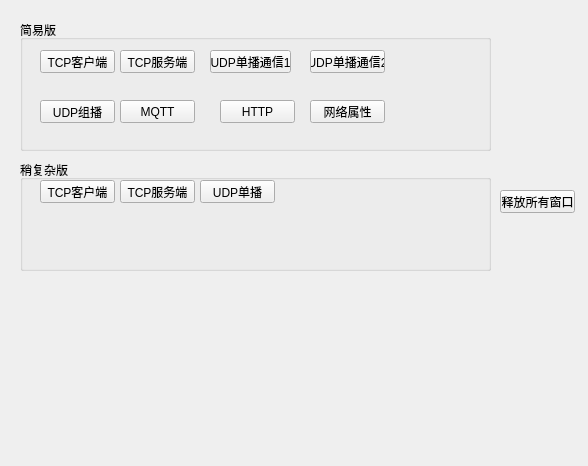
<?xml version="1.0" encoding="UTF-8"?>
<ui version="4.0">
 <class>Widget</class>
 <widget class="QWidget" name="Widget">
  <property name="geometry">
   <rect>
    <x>0</x>
    <y>0</y>
    <width>588</width>
    <height>466</height>
   </rect>
  </property>
  <property name="windowTitle">
   <string>Widget</string>
  </property>
  <widget class="QPushButton" name="pushButton">
   <property name="geometry">
    <rect>
     <x>500</x>
     <y>190</y>
     <width>75</width>
     <height>23</height>
    </rect>
   </property>
   <property name="text">
    <string>释放所有窗口</string>
   </property>
  </widget>
  <widget class="QGroupBox" name="groupBox">
   <property name="geometry">
    <rect>
     <x>20</x>
     <y>20</y>
     <width>471</width>
     <height>131</height>
    </rect>
   </property>
   <property name="title">
    <string>简易版</string>
   </property>
   <widget class="QPushButton" name="but_simpleTcpClient">
    <property name="geometry">
     <rect>
      <x>20</x>
      <y>30</y>
      <width>75</width>
      <height>23</height>
     </rect>
    </property>
    <property name="text">
     <string>TCP客户端</string>
    </property>
   </widget>
   <widget class="QPushButton" name="but_simpleTcpServer">
    <property name="geometry">
     <rect>
      <x>100</x>
      <y>30</y>
      <width>75</width>
      <height>23</height>
     </rect>
    </property>
    <property name="text">
     <string>TCP服务端</string>
    </property>
   </widget>
   <widget class="QPushButton" name="but_simpleUdp">
    <property name="geometry">
     <rect>
      <x>190</x>
      <y>30</y>
      <width>81</width>
      <height>23</height>
     </rect>
    </property>
    <property name="text">
     <string>UDP单播通信1</string>
    </property>
   </widget>
   <widget class="QPushButton" name="but_simpleUdp_2">
    <property name="geometry">
     <rect>
      <x>290</x>
      <y>30</y>
      <width>75</width>
      <height>23</height>
     </rect>
    </property>
    <property name="text">
     <string>UDP单播通信2</string>
    </property>
   </widget>
   <widget class="QPushButton" name="but_simpleUdpGroup">
    <property name="geometry">
     <rect>
      <x>20</x>
      <y>80</y>
      <width>75</width>
      <height>23</height>
     </rect>
    </property>
    <property name="text">
     <string>UDP组播</string>
    </property>
   </widget>
   <widget class="QPushButton" name="pushButton_6">
    <property name="geometry">
     <rect>
      <x>100</x>
      <y>80</y>
      <width>75</width>
      <height>23</height>
     </rect>
    </property>
    <property name="text">
     <string>MQTT</string>
    </property>
   </widget>
   <widget class="QPushButton" name="pushButton_7">
    <property name="geometry">
     <rect>
      <x>200</x>
      <y>80</y>
      <width>75</width>
      <height>23</height>
     </rect>
    </property>
    <property name="text">
     <string>HTTP</string>
    </property>
   </widget>
   <widget class="QPushButton" name="but_property">
    <property name="geometry">
     <rect>
      <x>290</x>
      <y>80</y>
      <width>75</width>
      <height>23</height>
     </rect>
    </property>
    <property name="text">
     <string>网络属性</string>
    </property>
   </widget>
  </widget>
  <widget class="QGroupBox" name="groupBox_2">
   <property name="geometry">
    <rect>
     <x>20</x>
     <y>160</y>
     <width>471</width>
     <height>111</height>
    </rect>
   </property>
   <property name="title">
    <string>稍复杂版</string>
   </property>
   <widget class="QPushButton" name="pushButton_3">
    <property name="geometry">
     <rect>
      <x>180</x>
      <y>20</y>
      <width>75</width>
      <height>23</height>
     </rect>
    </property>
    <property name="text">
     <string>UDP单播</string>
    </property>
   </widget>
   <widget class="QPushButton" name="but_TCPClient">
    <property name="geometry">
     <rect>
      <x>20</x>
      <y>20</y>
      <width>75</width>
      <height>23</height>
     </rect>
    </property>
    <property name="text">
     <string>TCP客户端</string>
    </property>
   </widget>
   <widget class="QPushButton" name="pushButton_2">
    <property name="geometry">
     <rect>
      <x>100</x>
      <y>20</y>
      <width>75</width>
      <height>23</height>
     </rect>
    </property>
    <property name="text">
     <string>TCP服务端</string>
    </property>
   </widget>
  </widget>
 </widget>
 <resources/>
 <connections/>
</ui>
